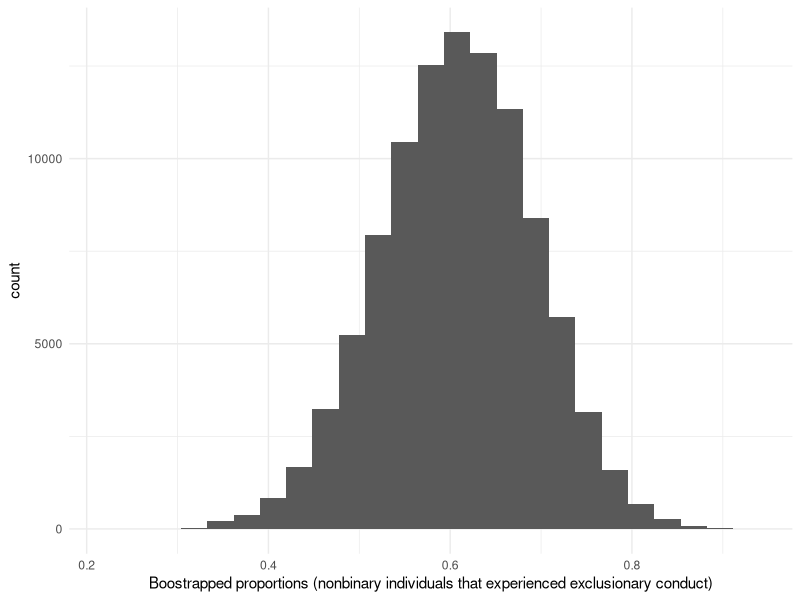

Write R code to recreate this figure.
## ---- chunk 1
knitr::opts_chunk$set(echo = TRUE, message = FALSE, warning = FALSE)

library(tidyverse)
library(boot)
library(broom)

## ---- chunk 2
#Vector of UCSB community members identified as nonbinary/genderqueer responds:
  # n = 36
  # 22/36 = "1" (personally experienced “exclusionary, offensive, hostile or intimidating conduct”)
  # 14/36 = "0" (didn't experience “exclusionary, offensive, hostile or intimidating conduct”)

ucsb_resp <- rep(c(1, 0),times=c(22, 14)) 


## ---- chunk 3
#Create a function that calculates the proportion of UCSB community members identified as nonbinary/genderqueer who responded that they had personally experienced “exclusionary, offensive, hostile or intimidating conduct”

prop <- function (x, i) {
  sum(x[i])/length(x[i])
}


##Test function:
#prop(ucsb_resp)
   #result = 0.61


## ---- chunk 4
# Create 100,000 bootstrap samples by resampling ucsb_resp vector and use the prop() function to calculate the respond proportions on each:
set.seed(1) #specify random number seed
ucsb_resp_100k <- boot(ucsb_resp, 
                       statistic = prop, 
                       R = 100000)
  
# Check the output:  
#ucsb_resp_100k


## ---- chunk 5
#Histogram of bootsrapped proportions:

## Make a data frame with the vectors of bootstrap sample proportions: 
ucsb_resp_100k_df <- data.frame(uscb_resp_prop = ucsb_resp_100k$t)

## Histogram plot:
 ggplot(data = ucsb_resp_100k_df, aes(x = uscb_resp_prop)) +
  geom_histogram(bins = 25) +
   theme_minimal()+
   labs(x = "Boostrapped proportions (nonbinary individuals that experienced exclusionary conduct)")

## ---- chunk 6
#Use bootstrapped sampling distribution to find the confidence interval:

ucsb_resp_100k_ci <- boot.ci(ucsb_resp_100k, conf = 0.95)

#results:
ucsb_resp_100k_ci
